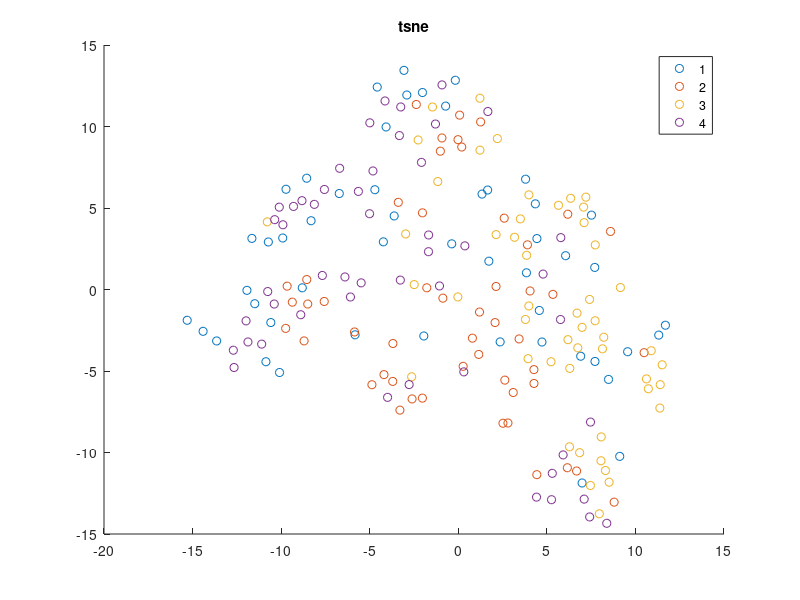

The MATLAB script that drew this image:
function visualize_tsne()

load('xy', 'x', 'y');
load('label', 'lab_list');

figure;
gscatter(x, y, lab_list);
title('tsne')
end